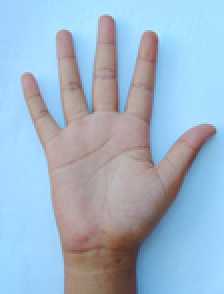
%> input picture assignment_3_computational_photography/images_pyramid/hand_00.png, 112 x 147 px, shrunk from 680 x 896 before the run (shown 2 times larger)
$ octave Pyramid_compositing.m   (GNU Octave 9; MATLAB toolbox functions it lacks are replaced by stand-ins)
%> lines starting %> are read from the running program, lines starting %| are printed output that depends on the picture

clc;
clear all;
close all;

%--------------------------------------------------------------------------
%load images

im_left  = im2double(imread('images_pyramid/hand_00.png'));
im_right = im2double(imread('images_pyramid/eye_00.png'));
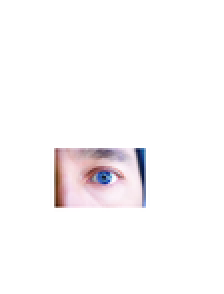
%> input picture assignment_3_computational_photography/images_pyramid/eye_00.png, 112 x 147 px, shrunk from 680 x 896 before the run (shown 2 times larger)
mask0    = im2double(imread('images_pyramid/mask_00.png'));
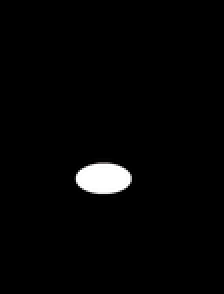
%> input picture assignment_3_computational_photography/images_pyramid/mask_00.png, 112 x 147 px, shrunk from 680 x 896 before the run (shown 2 times larger)

im_right = im_right - 0.25;
%imshow(im_right);

if size(im_left) ~= size(im_right)
    disp('error images sizes are different');
    return;
end;

mask = mask0(:,:,1); %force monocrome

if size(im_left,1) ~= size(mask,1) |  size(im_left,2) ~= size(mask,2)
    disp('error mask and images sizes are different');
    return;
end;

[R C CH] = size(im_left);
%> R = 147; C = 112; CH = 3

%--------------------------------------------------------------------------
%simple merge

for k = 1:CH
    im_seam(:,:,k) = mask(:,:) .* im_right(:,:,k) + (1-mask(:,:)) .* im_left(:,:,k);
end;
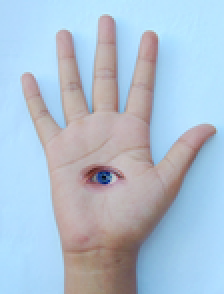
%> im_seam: size 147x112x3 double (shown 2 times larger); mean R, G, B 0.619, 0.707, 0.789; drawn with min black and max white

%--------------------------------------------------------------------------
%sequence merge

Gaussian_filter = fspecial('gaussian', 40, 3);
Levels = 20;

%..........................................................................
%declare images

im_left_gaussian  = zeros(R,C, CH, Levels);
im_left_laplacian = zeros(R,C, CH, Levels);

im_right_gaussian = zeros(R,C, CH, Levels);
im_left_laplacian = zeros(R,C, CH, Levels);

mask_gaussian     = zeros(R,C, Levels);
im_temp           = zeros(R,C, CH, Levels);
im_out            = zeros(R,C, CH);

%..........................................................................
%Build gaussian and Laplacian sequences

%copy images to first gaussian sequence positions
im_left_gaussian (:,:,:,1) = im_left (:,:,:);
im_right_gaussian(:,:,:,1) = im_right(:,:,:);
mask_gaussian    (:,:,1)   = mask    (:,:);

%mask gaussian sequence
for Level = 2:Levels
    mask_gaussian    (:,:,Level) = imfilter(mask_gaussian (:,:,Level-1), Gaussian_filter, 'replicate');
end;
%imshow(mask_gaussian(:,:,20));


for k = 1:CH

    %images gaussian sequences
    for Level = 2:Levels
        im_left_gaussian (:,:,k,Level) = imfilter(im_left_gaussian  (:,:,k,Level-1), Gaussian_filter, 'replicate');
        im_right_gaussian(:,:,k,Level) = imfilter(im_right_gaussian (:,:,k,Level-1), Gaussian_filter, 'replicate');
    end;
    %imshow(im_right_gaussian(:,:,:,20));

    %images laplacian sequences
    for Level = 1:Levels-1
        im_left_laplacian (:,:,k,Level) =  im_left_gaussian(:,:,k,Level)  - im_left_gaussian (:,:,k,Level+1);
        im_right_laplacian(:,:,k,Level) =  im_right_gaussian(:,:,k,Level) - im_right_gaussian(:,:,k,Level+1);
    end;

    %add last gaussian to laplacian sequence
    im_left_laplacian (:,:,k,Levels) =  im_left_gaussian (:,:,k,Levels);
    im_right_laplacian(:,:,k,Levels) =  im_right_gaussian(:,:,k,Levels);
    %imshow(im_right_laplacian(:,:,:,20));
end;

%..........................................................................
%blend

im_out            = zeros(R,C, CH);

for k = 1:CH
    for Level = 1:Levels
        im_out(:,:,k) = im_out(:,:,k) + ...
                 mask_gaussian(:,:,Level)  .* im_right_laplacian(:,:,k,Level) + ...
            (1 - mask_gaussian(:,:,Level)) .* im_left_laplacian (:,:,k,Level);
    end;
end;
%imshow(im_out(:,:,:));

%--------------------------------------------------------------------------

figure;
subplot(2,2,1); imshow(im_left);
subplot(2,2,2); imshow(im_right);
%> after `imshow(im_right)`:
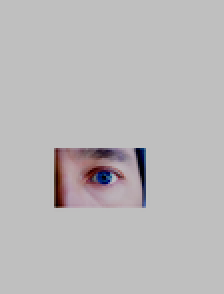
%> displayed picture: size 147x112x3, on the screen's scale of 0 to 255 (shown 2 times larger); mean R, G, B 186.7, 184.7, 185.5
subplot(2,2,3); imshow(im_seam);
%> after `imshow(im_seam)`:
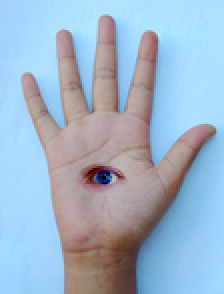
%> displayed picture: size 147x112x3, on the screen's scale of 0 to 255 (shown 2 times larger); mean R, G, B 157.9, 180.2, 201.1
subplot(2,2,4); imshow(im_out);
%> after `imshow(im_out)`:
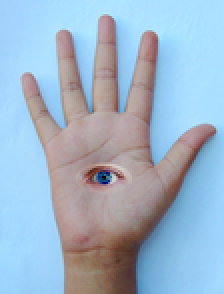
%> displayed picture: size 147x112x3, on the screen's scale of 0 to 255 (shown 2 times larger); mean R, G, B 158, 180.4, 201.1

figure;
imshow(im_out);
imshow(mask_gaussian);
%> (this line was passed over: imshow is not available in this run)
